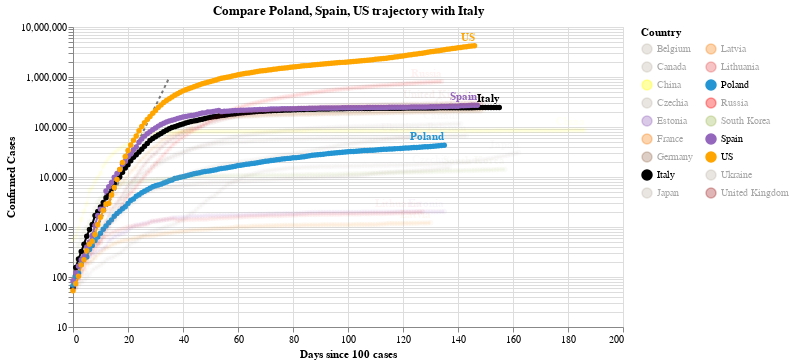

The notebook cell saved with this chart:
### Code cell
#hide_input
chart2 = make_since_chart(dff2, ['Poland', 'Spain', 'US'], baseline_countries)
chart2

### Figure 1 — Vega-Lite specification as saved in the notebook (floating-point values rounded to 4 significant figures; data arrays with more than 128 entries replaced by an {"elided": "..."} marker saying what was removed)
{"config": {"view": {"continuousWidth": 400, "continuousHeight": 300}}, "layer": [{"data": {"name": "data-628230001892d6798b50651be41d1b3e"}, "mark": {"type": "line", "color": "black", "opacity": 0.5, "strokeDash": [3, 3]}, "encoding": {"x": {"type": "quantitative", "field": "Days since 100 cases"}, "y": {"type": "quantitative", "field": "Confirmed Cases"}}}, {"data": {"name": "data-0d5bdc25f71b901fd9d8be1a9368fc26"}, "mark": {"type": "line", "point": true}, "encoding": {"color": {"type": "nominal", "field": "Country", "legend": {"columns": 2}, "scale": {"domain": ["Belgium", "Canada", "China", "Czechia", "Estonia", "France", "Germany", "Italy", "Japan", "Latvia", "Lithuania", "Poland", "Russia", "South Korea", "Spain", "US", "Ukraine", "United Kingdom"], "range": ["#C1B7AD", "#C1B7AD", "yellow", "#C1B7AD", "#9467bd", "#F58518", "#9D755D", "black", "#C1B7AD", "#F58518", "#E45756", "#2495D3", "red", "#A1BA59", "#9467bd", "orange", "#C1B7AD", "brown"]}}, "opacity": {"condition": {"value": 1, "selection": "selector004"}, "value": 0.05}, "tooltip": [{"type": "nominal", "field": "Country"}, {"type": "temporal", "field": "Date"}, {"type": "quantitative", "field": "Confirmed Cases"}, {"type": "quantitative", "field": "Days since 100 cases"}], "x": {"type": "quantitative", "field": "Days since 100 cases"}, "y": {"type": "quantitative", "field": "Confirmed Cases", "scale": {"type": "log"}}}, "selection": {"selector004": {"type": "multi", "fields": ["Country"], "bind": "legend", "init": [{"Country": "Poland"}, {"Country": "Spain"}, {"Country": "US"}, {"Country": "Italy"}]}}, "width": 550}, {"data": {"name": "data-0d5bdc25f71b901fd9d8be1a9368fc26"}, "mark": {"type": "text", "align": "right", "dy": -8, "fontWeight": "bold"}, "encoding": {"color": {"type": "nominal", "field": "Country", "legend": {"columns": 2}, "scale": {"domain": ["Belgium", "Canada", "China", "Czechia", "Estonia", "France", "Germany", "Italy", "Japan", "Latvia", "Lithuania", "Poland", "Russia", "South Korea", "Spain", "US", "Ukraine", "United Kingdom"], "range": ["#C1B7AD", "#C1B7AD", "yellow", "#C1B7AD", "#9467bd", "#F58518", "#9D755D", "black", "#C1B7AD", "#F58518", "#E45756", "#2495D3", "red", "#A1BA59", "#9467bd", "orange", "#C1B7AD", "brown"]}}, "opacity": {"condition": {"value": 1, "selection": "selector004"}, "value": 0.05}, "text": {"type": "nominal", "field": "Country"}, "tooltip": [{"type": "nominal", "field": "Country"}, {"type": "temporal", "field": "Date"}, {"type": "quantitative", "field": "Confirmed Cases"}, {"type": "quantitative", "field": "Days since 100 cases"}], "x": {"type": "quantitative", "field": "Days since 100 cases"}, "y": {"type": "quantitative", "field": "Confirmed Cases", "scale": {"type": "log"}}}, "transform": [{"filter": "(datum['Date'] >= 1595721600000)"}], "width": 550}], "title": "Compare Poland, Spain, US trajectory with Italy", "$schema": "https://vega.github.io/schema/vega-lite/v4.0.2.json", "datasets": {"data-628230001892d6798b50651be41d1b3e": [{"Days since 100 cases": 0, "Confirmed Cases": 100.0}, {"Days since 100 cases": 1, "Confirmed Cases": 130.0}, {"Days since 100 cases": 2, "Confirmed Cases": 169.0}, {"Days since 100 cases": 3, "Confirmed Cases": 219.7}, {"Days since 100 cases": 4, "Confirmed Cases": 285.6}, {"Days since 100 cases": 5, "Confirmed Cases": 371.3}, {"Days since 100 cases": 6, "Confirmed Cases": 482.7}, {"Days since 100 cases": 7, "Confirmed Cases": 627.5}, {"Days since 100 cases": 8, "Confirmed Cases": 815.7}, {"Days since 100 cases": 9, "Confirmed Cases": 1060.0}, {"Days since 100 cases": 10, "Confirmed Cases": 1379.0}, {"Days since 100 cases": 11, "Confirmed Cases": 1792.0}, {"Days since 100 cases": 12, "Confirmed Cases": 2330.0}, {"Days since 100 cases": 13, "Confirmed Cases": 3029.0}, {"Days since 100 cases": 14, "Confirmed Cases": 3937.0}, {"Days since 100 cases": 15, "Confirmed Cases": 5119.0}, {"Days since 100 cases": 16, "Confirmed Cases": 6654.0}, {"Days since 100 cases": 17, "Confirmed Cases": 8650.0}, {"Days since 100 cases": 18, "Confirmed Cases": 11250.0}, {"Days since 100 cases": 19, "Confirmed Cases": 14620.0}, {"Days since 100 cases": 20, "Confirmed Cases": 19000.0}, {"Days since 100 cases": 21, "Confirmed Cases": 24710.0}, {"Days since 100 cases": 22, "Confirmed Cases": 32120.0}, {"Days since 100 cases": 23, "Confirmed Cases": 41750.0}, {"Days since 100 cases": 24, "Confirmed Cases": 54280.0}, {"Days since 100 cases": 25, "Confirmed Cases": 70560.0}, {"Days since 100 cases": 26, "Confirmed Cases": 91730.0}, {"Days since 100 cases": 27, "Confirmed Cases": 119300.0}, {"Days since 100 cases": 28, "Confirmed Cases": 155000.0}, {"Days since 100 cases": 29, "Confirmed Cases": 201500.0}, {"Days since 100 cases": 30, "Confirmed Cases": 262000.0}, {"Days since 100 cases": 31, "Confirmed Cases": 340600.0}, {"Days since 100 cases": 32, "Confirmed Cases": 442800.0}, {"Days since 100 cases": 33, "Confirmed Cases": 575600.0}, {"Days since 100 cases": 34, "Confirmed Cases": 748300.0}, {"Days since 100 cases": 35, "Confirmed Cases": 972800.0}], "data-0d5bdc25f71b901fd9d8be1a9368fc26": {"elided": "2625 records"}}}
